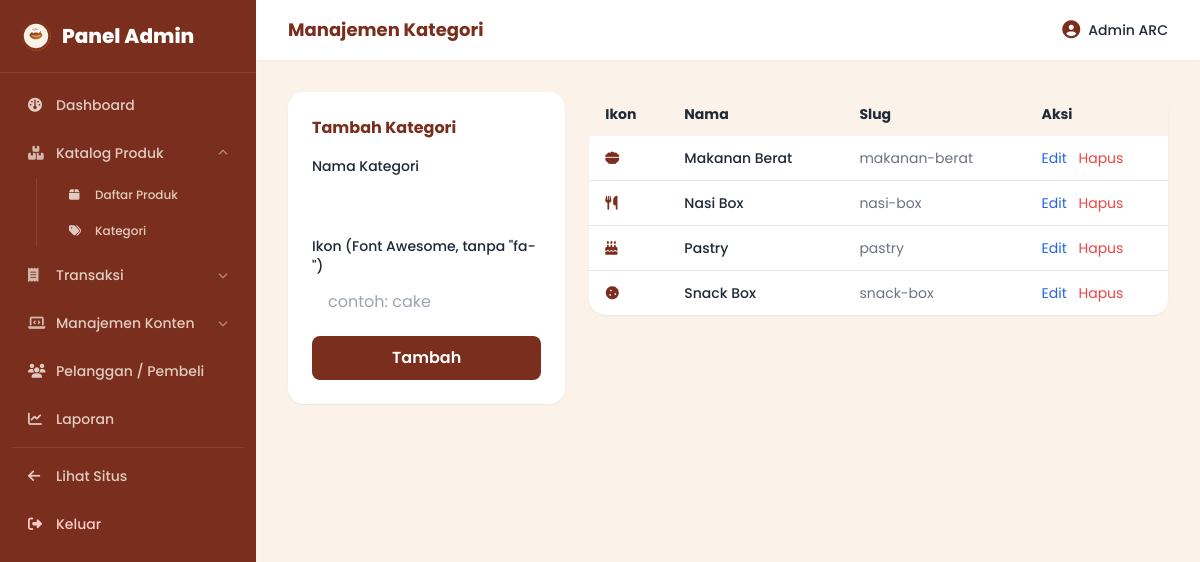
The page /admin/kategori (signed in) on the database its author committed.
### tables this page shows
CREATE TABLE `categories` (
  `id` int NOT NULL,
  `name` varchar(100) NOT NULL,
  `slug` varchar(120) NOT NULL,
  `icon` varchar(100) DEFAULT NULL,
  `created_at` timestamp NULL DEFAULT CURRENT_TIMESTAMP
);

### app/core/Controller.php (called while the page is built, shortened)
<?php
class Controller
{
    protected function view(string $path, array $data = []): void
    {
        $old = $_SESSION['old'] ?? [];
        $data['old'] = $data['old'] ?? $old;
        extract($data);
        $viewFile = APP_PATH . '/views/' . $path . '.php';
        require $viewFile;
    }
}

### app/controllers/admin/CategoryController.php (called while the page is built, shortened)
<?php
class CategoryController extends Controller
{
    private Category $categoryModel;
    public function __construct()
    {
        $this->categoryModel = new Category();
    }
    public function index(): void
    {
        $categories = $this->categoryModel->all('name ASC');
        $this->view('admin/categories/index', [
            'pageTitle' => 'Manajemen Kategori',
            'categories' => $categories,
            'csrf' => $this->csrfToken(),
            'flash' => $this->getFlash(),
        ]);
    }
}

### public/index.php (called while the page is built, shortened)
<?php
spl_autoload_register(function ($class) {
    $map = [
        'App\\Core\\' => APP_PATH . '/core/',
        'App\\Models\\' => APP_PATH . '/models/',
        'App\\Controllers\\Admin\\' => APP_PATH . '/controllers/admin/',
        'App\\Controllers\\' => APP_PATH . '/controllers/',
    ];
    foreach ($map as $prefix => $dir) {
        if (str_starts_with($class, $prefix)) {
            $relative = substr($class, strlen($prefix));
            $file = $dir . str_replace('\\', '/', $relative) . '.php';
            if (file_exists($file)) {
                return;
            }
        }
    }
});
require APP_PATH . '/core/helpers.php';
$router = new Router();
$router->get('/', 'HomeController@index');
$router->get('/register', 'AuthController@showRegister');
$router->post('/register', 'AuthController@register');
$router->get('/login', 'AuthController@showLogin');
$router->post('/login', 'AuthController@login');
$router->get('/logout', 'AuthController@logout');
$router->get('/profile', 'AuthController@showProfile', ['auth']);
$router->post('/profile', 'AuthController@updateProfile', ['auth']);
$router->get('/testimoni', 'HomeController@testimonial');
$router->post('/testimoni', 'HomeController@submitTestimonial', ['auth']);
$router->get('/produk', 'ProductController@index');
$router->get('/produk/{slug}', 'ProductController@show');
$router->get('/cart', 'CartController@index', ['auth']);
$router->post('/cart/add', 'CartController@add', ['auth']);
$router->post('/cart/update', 'CartController@update', ['auth']);
$router->post('/cart/remove', 'CartController@remove', ['auth']);
$router->get('/checkout', 'CheckoutController@index', ['auth']);
$router->post('/checkout', 'CheckoutController@store', ['auth']);
$router->get('/pesanan', 'OrderController@myOrders', ['auth']);
$router->get('/pesanan/{code}', 'OrderController@detail', ['auth']);
$router->post('/pesanan/{code}/bayar', 'OrderController@uploadPayment', ['auth']);
$router->get('/admin', 'Admin\\DashboardController@index', ['admin']);
$router->get('/admin/dashboard', 'Admin\\DashboardController@index', ['admin']);
$router->get('/admin/produk', 'Admin\\ProductController@index', ['admin']);
$router->get('/admin/produk/tambah', 'Admin\\ProductController@create', ['admin']);
$router->post('/admin/produk/tambah', 'Admin\\ProductController@store', ['admin']);
$router->get('/admin/produk/{id}/edit', 'Admin\\ProductController@edit', ['admin']);
$router->post('/admin/produk/{id}/edit', 'Admin\\ProductController@update', ['admin']);
$router->post('/admin/produk/{id}/hapus', 'Admin\\ProductController@destroy', ['admin']);
$router->get('/admin/kategori', 'Admin\\CategoryController@index', ['admin']);
$router->post('/admin/kategori/tambah', 'Admin\\CategoryController@store', ['admin']);
$router->post('/admin/kategori/{id}/edit', 'Admin\\CategoryController@update', ['admin']);
$router->post('/admin/kategori/{id}/hapus', 'Admin\\CategoryController@destroy', ['admin']);
$router->get('/admin/pesanan', 'Admin\\OrderController@index', ['admin']);
$router->get('/admin/pesanan/{id}', 'Admin\\OrderController@detail', ['admin']);
$router->post('/admin/pesanan/{id}/status', 'Admin\\OrderController@updateStatus', ['admin']);
$router->get('/admin/pembayaran', 'Admin\\PaymentController@index', ['admin']);
$router->post('/admin/pembayaran/{id}/verify', 'Admin\\PaymentController@verify', ['admin']);
$router->post('/admin/pembayaran/{id}/reject', 'Admin\\PaymentController@reject', ['admin']);
$router->get('/admin/pengiriman', 'Admin\\ShippingController@index', ['admin']);
$router->post('/admin/pengiriman/tambah', 'Admin\\ShippingController@store', ['admin']);
$router->post('/admin/pengiriman/{id}/edit', 'Admin\\ShippingController@update', ['admin']);
$router->post('/admin/pengiriman/{id}/hapus', 'Admin\\ShippingController@destroy', ['admin']);
$router->get('/admin/pembeli', 'Admin\\CustomerController@index', ['admin']);
$router->post('/admin/pembeli/tambah', 'Admin\\CustomerController@store', ['admin']);
$router->post('/admin/pembeli/{id}/edit', 'Admin\\CustomerController@update', ['admin']);
$router->post('/admin/pembeli/{id}/hapus', 'Admin\\CustomerController@destroy', ['admin']);
$router->get('/admin/banner', 'Admin\\BannerController@index', ['admin']);
$router->post('/admin/banner/tambah', 'Admin\\BannerController@store', ['admin']);
$router->post('/admin/banner/{id}/edit', 'Admin\\BannerController@update', ['admin']);
$router->post('/admin/banner/{id}/hapus', 'Admin\\BannerController@destroy', ['admin']);
$router->get('/admin/testimoni', 'Admin\\TestimonialController@index', ['admin']);
$router->post('/admin/testimoni/tambah', 'Admin\\TestimonialController@store', ['admin']);
$router->post('/admin/testimoni/{id}/edit', 'Admin\\TestimonialController@update', ['admin']);
$router->post('/admin/testimoni/{id}/hapus', 'Admin\\TestimonialController@destroy', ['admin']);
$router->get('/admin/laporan', 'Admin\\ReportController@index', ['admin']);
$router->get('/admin/laporan/csv', 'Admin\\ReportController@exportCsv', ['admin']);
$router->get('/admin/laporan/print', 'Admin\\ReportController@printView', ['admin']);
$uri = $_SERVER['REQUEST_URI'] ?? '/';
$method = $_SERVER['REQUEST_METHOD'] ?? 'GET';
$router->dispatch($uri, $method);

### app/core/Database.php (called while the page is built, shortened)
<?php
class Database
{
    private static ?PDO $instance = null;
    public static function getInstance(): PDO
    {
        if (self::$instance === null) {
            $dsn = 'mysql:host=' . DB_HOST . ';dbname=' . DB_NAME . ';charset=' . DB_CHARSET;
            try {
                self::$instance = new PDO($dsn, DB_USER, DB_PASS, [
                    PDO::ATTR_ERRMODE => PDO::ERRMODE_EXCEPTION,
                    PDO::ATTR_DEFAULT_FETCH_MODE => PDO::FETCH_ASSOC,
                    PDO::ATTR_EMULATE_PREPARES => false,
                ]);
            } catch (PDOException $e) {
                error_log('[DB CONNECTION ERROR] ' . $e->getMessage());
                http_response_code(500);
                die('Terjadi kesalahan pada server. Silakan coba lagi nanti.');
            }
        }
        return self::$instance;
    }
}

### app/core/Model.php (called while the page is built, shortened)
<?php
class Model
{
    protected PDO $db;
    protected string $table = '';
    public function __construct()
    {
        $this->db = Database::getInstance();
    }
    public function all(string $orderBy = ''): array
    {
        $sql = "SELECT * FROM {$this->table}";
        if ($orderBy) {
            $sql .= " ORDER BY {$orderBy}";
        }
        $stmt = $this->db->query($sql);
        return $stmt->fetchAll();
    }
}

### app/core/helpers.php (called while the page is built, shortened)
<?php
function e(string $value): string
{
    return htmlspecialchars($value, ENT_QUOTES, 'UTF-8');
}

### app/views/admin/categories/index.php (the view, shortened to what this page needs)
<?php include APP_PATH . '/views/layouts/admin_header.php'; ?>
<div class="grid md:grid-cols-3 gap-6">
  <div class="bg-white rounded-2xl shadow-sm p-6 h-fit">
    <h2 class="font-bold text-primary mb-4">Tambah Kategori</h2>
    <form method="POST" action="<?= BASE_URL ?>/admin/kategori/tambah" class="space-y-3">
      <div>
        <label class="block text-sm font-medium mb-1">Nama Kategori</label>
        <input type="text" name="name" required class="w-full rounded-lg border-gray-300 focus:ring-primary focus:border-primary px-4 py-2.5">
      </div>
      <div>
        <label class="block text-sm font-medium mb-1">Ikon (Font Awesome, tanpa "fa-")</label>
        <input type="text" name="icon" placeholder="contoh: cake" class="w-full rounded-lg border-gray-300 focus:ring-primary focus:border-primary px-4 py-2.5">
      </div>
      <button type="submit" class="bg-primary text-white font-semibold px-6 py-2.5 rounded-lg hover:bg-primary-dark transition w-full">Tambah</button>
    </form>
  </div>
  <div class="md:col-span-2 bg-white rounded-2xl shadow-sm overflow-x-auto h-fit">
    <table class="w-full text-sm">
      <thead class="bg-cream text-left">
        <tr><th class="px-4 py-3">Ikon</th><th class="px-4 py-3">Nama</th><th class="px-4 py-3">Slug</th><th class="px-4 py-3">Aksi</th></tr>
      </thead>
      <tbody class="divide-y">
        <?php foreach ($categories as $cat): ?>
          <tr>
            <td class="px-4 py-3"><i class="fa-solid fa-<?= e($cat['icon'] ?: 'utensils') ?> text-primary"></i></td>
            <td class="px-4 py-3 font-medium"><?= e($cat['name']) ?></td>
            <td class="px-4 py-3 text-gray-500"><?= e($cat['slug']) ?></td>
            <td class="px-4 py-3 space-x-2">
              <button type="button" onclick="document.getElementById('edit-<?= $cat['id'] ?>').classList.toggle('hidden')" class="text-blue-600 hover:underline">Edit</button>
              <form method="POST" action="<?= BASE_URL ?>/admin/kategori/<?= $cat['id'] ?>/hapus" class="inline" data-confirm="Hapus kategori ini? Produk terkait juga akan terhapus.">
                <button type="submit" class="text-red-500 hover:underline">Hapus</button>
              </form>
            </td>
          </tr>
        <?php endforeach; ?>
      </tbody>
    </table>
  </div>
</div>
<?php include APP_PATH . '/views/layouts/admin_footer.php'; ?>

### app/core/Router.php (shortened to what this page needs)
<?php
class Router
{
    private array $routes = [];
    private function addRoute(string $method, string $pattern, string $handler, array $middleware): void
    {
        $this->routes[] = [
            'method' => $method,
            'pattern' => $pattern,
            'handler' => $handler,
            'middleware' => $middleware,
        ];
    }
    private function toRegex(string $pattern): string
    {
        $regex = preg_replace('#\{([a-zA-Z_]+)\}#', '(?P<$1>[^/]+)', $pattern);
        return '#^' . $regex . '$#';
    }
    public function dispatch(string $uri, string $method): void
    {
        $uri = parse_url($uri, PHP_URL_PATH);
        if (defined('BASE_PATH') && BASE_PATH !== '' && str_starts_with($uri, BASE_PATH)) {
            $uri = substr($uri, strlen(BASE_PATH));
        }
        $uri = rtrim($uri, '/');
        foreach ($this->routes as $route) {
            if ($route['method'] !== $method) {
                continue;
            }
            $regex = $this->toRegex($route['pattern']);
            if (preg_match($regex, $uri, $matches)) {
                $params = array_filter($matches, 'is_string', ARRAY_FILTER_USE_KEY);
                $this->callHandler($route['handler'], $params);
                return;
            }
        }
    }
    private function callHandler(string $handler, array $params): void
    {
        [$controllerName, $action] = explode('@', $handler);
        $instance = new $class();
        call_user_func_array([$instance, $action], $params);
    }
}

### app/views/layouts/admin_header.php (style rules this page uses)
body { font-family: 'Poppins', 'Inter', sans-serif; background-color: #FBF3EA; }

### rows shown on the page
categories: name "Makanan Berat", slug "makanan-berat"
categories: name "Nasi Box", slug "nasi-box"
categories: name "Pastry", slug "pastry"
categories: name "Snack Box", slug "snack-box"
